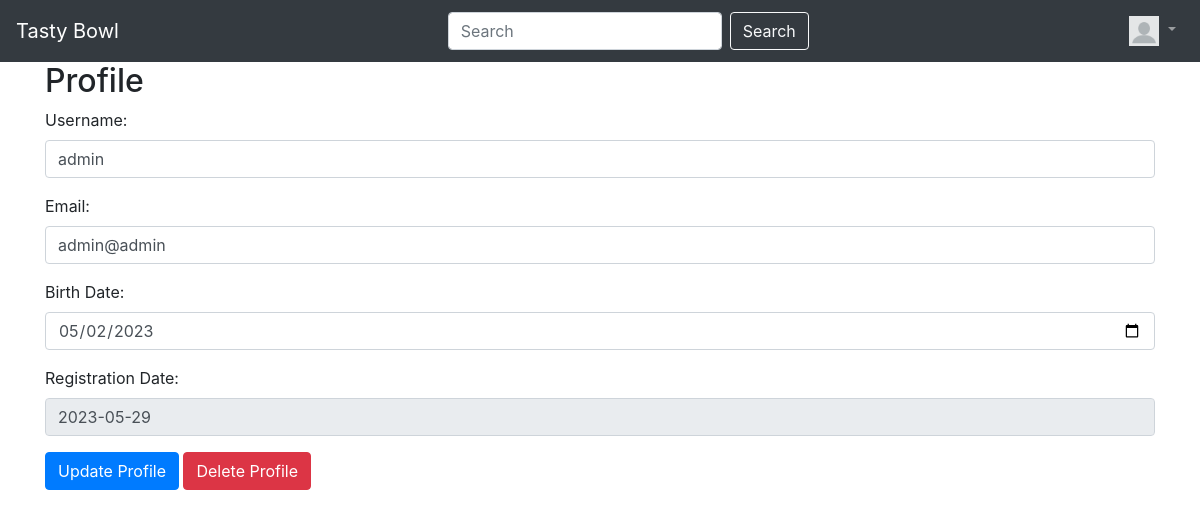
The page /code/index.php/profile (signed in) on the database its author committed.
### tables this page shows
CREATE TABLE `users` (
  `user_id` bigint(20) UNSIGNED NOT NULL,
  `username` varchar(30) NOT NULL,
  `email` varchar(30) NOT NULL,
  `password` varchar(255) NOT NULL,
  `registration_date` date NOT NULL,
  `birth_date` date DEFAULT NULL,
  `admin` tinyint(1) NOT NULL
);

### code/model/UserDB.php (called while the page is built, shortened)
<?php
class UserDB {
    function getUser($user_id) {
        $db = DBInit::getInstance();
        $statement = $db->prepare("SELECT* FROM users WHERE user_id = ?");
        $statement->bindParam(1, $user_id);
        $statement->execute();
        $result = $statement->fetch();
        return $result;
    }
}

### code/view/profile.php (the view, shortened to what this page needs)
<?php
include 'view/navbar.php';
?>
<!DOCTYPE html>
<html>
<head>
    <link rel="stylesheet" href="https://stackpath.bootstrapcdn.com/bootstrap/4.3.1/css/bootstrap.min.css">
</head>
<body>
<div class="container">
    <h2>Profile</h2>
    <form method="POST" action="<?= BASE_URL . "profile/edit"?>">
        <div class="form-group">
            <label for="username">Username:</label>
            <input type="text" class="form-control" id="username" name="username" value="<?= $user['username'] ?>">
        </div>
        <div class="form-group">
            <label for="email">Email:</label>
            <input type="email" class="form-control" id="email" name="email" value="<?= $user['email'] ?>">
        </div>
        <div class="form-group">
            <label for="birth_date">Birth Date:</label>
            <input type="date" class="form-control" id="birth-date" name="birth_date" value="<?= $user['birth_date'] ?>">
        </div>
        <div class="form-group">
            <label for="registration-date">Registration Date:</label>
            <input type="text" class="form-control" id="registration-date" name="registration-date" value="<?= $user['registration_date'] ?>" readonly>
        </div>
        <button type="submit"  class="btn btn-primary" id="update-profile-btn">Update Profile</button>
        <button type="button" class="btn btn-danger" id="delete-profile-btn">Delete Profile</button>
    </form>
</div>
</body>
</html>

### rows shown on the page
users: username "admin", email "admin@admin", birth_date "05/02/2023", registration-date "2023-05-29"
